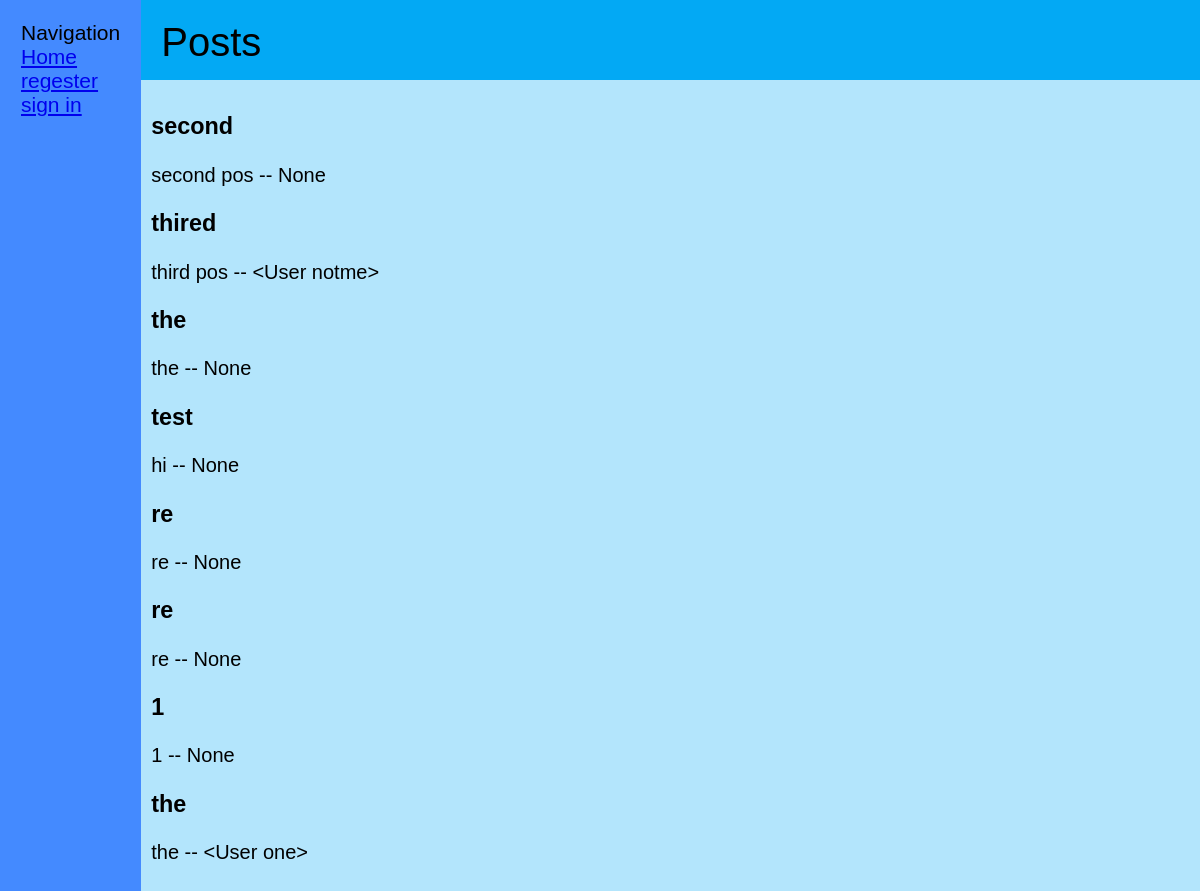
The page / on the database its author committed.
### models.py (models this page shows, shortened)
class Post(db.Model):
    id = db.Column(db.Integer, primary_key=True)
    Title = db.Column(db.String())
    Body = db.Column(db.String())
    User = db.Column(db.Integer, db.ForeignKey('user.id'))
    Time = db.Column(db.DateTime, index=True, default=datetime.utcnow)

class User(UserMixin,   db.Model):
    id = db.Column(db.Integer, primary_key=True)
    Name = db.Column(db.String(64), index=True, unique=True)
    Email = db.Column(db.String(120), index=True, unique=True)
    Pass_Hash = db.Column(db.String(128))
    posts = db.relationship('Post', backref='author', lazy='dynamic')
    def __repr__(self):
        return '<User {}>'.format(self.Name)

### routes.py (the view)
@app.route('/')
def hello_world():
    post_dic = []
    db_out = Post.query.all()
    for post in range(len(db_out)):
        post_dic.append({'title' : db_out[post].Title, 'text' : db_out[post].Body, 'user' : User.query.get(db_out[post].User)})
    return render_template('index.html', posts=post_dic)

### templates/index.html
{% extends 'base.html' %}
{% block content %}
    <header> Posts </header>
    <main class="content">
    <div class="row">
      {% for post in posts %}
          {% if post.title %}
              <h3> {{ post.title }} </h3>
          {% else %}
              <h3> post </h3>
          {% endif %}
          <p>
          {{ post.text }}
          -- {{ post.user }}
          </p>
      {% endfor %}
    </div>
    </main>
{% endblock %}

### templates/base.html (shortened to what this page needs)
<html>
    <head>
        <link rel= "stylesheet" type= "text/css" href= "{{ url_for('static',filename='styles/style.css') }}">
    </head>
    <body>
      <div class="col-1">
            <nav>Navigation</nav>
            <a href="/">Home</a>
            {% if current_user.is_anonymous %}
            <a href={{ url_for('regester') }}>regester</a>
            <a href={{ url_for('Sign_in') }}>sign in</a>
            {% else %}
            <a href="/logout">logout</a> <a href="/Post_main">make a post</a> <a href="/Profile">Profile</a>
            <p>{{ current_user.Name }}</p>
            {% endif %}
      </div>
      <div class="col-2">
        {% block content %}{% endblock %}
      </div>
    </body>
</html>

### static/styles/style.css (style rules this page uses)
* { box-sizing: border-box; }
body { display: flex; min-height: 100vh; flex-direction: row; margin: 0; }
.col-1 { background: #448AFF; flex: 0; font-family: 'Rubik Mono One', sans-serif; padding: 1em; font-size: 21px; }
.col-2 { display: flex; flex-direction: column; flex: 5; background-color: #B3E5FC; font-family: 'Source Sans Pro', sans-serif; font-size: 20px; }
.content { display: flex; flex-direction: row; padding: 0.5em; }
header, footer { background: #03A9F4; height: 10vh; }
header, footer, article { padding: 0.5em; }
header { font-size: 40px; font-family: 'PT Sans', sans-serif; }
.row { padding-right: 30%; }

### rows shown on the page
Post: title "second", text "second pos", user "None"
Post: title "thired", text "third pos", user "<User notme>"
Post: title "the", text "the", user "None"
Post: title "test", text "hi", user "None"
Post: title "re", text "re", user "None"
Post: title "re", text "re", user "None"
Post: title "the", text "the", user "<User one>"

### other values the page prints
{{ post.title }} "1"
{{ post.text }} "1"
{{ post.user }} "None"
